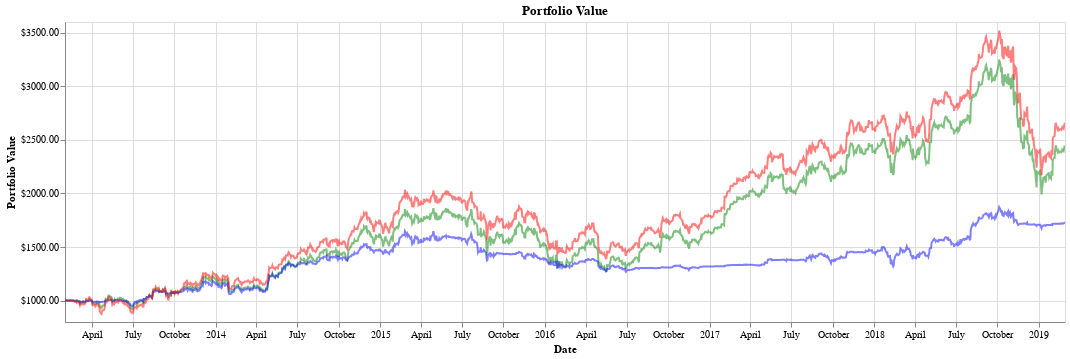

The notebook cell saved with this chart:
### Code cell
chart1 = visualize2(test_prices_plot, history, portfolio_history, portfolio_history_rand, portfolio_history_bh)
chart1

### Figure 1 — Vega-Lite specification as saved in the notebook (floating-point values rounded to 4 significant figures; data arrays with more than 128 entries replaced by an {"elided": "..."} marker saying what was removed)
{"$schema": "https://vega.github.io/schema/vega-lite/v2.6.0.json", "config": {"view": {"height": 300, "width": 400}}, "datasets": {"data-7f9fe229c8844ecd0b3ffaa9e6a7a01c": {"elided": "1529 records"}}, "height": 300, "layer": [{"data": {"name": "data-7f9fe229c8844ecd0b3ffaa9e6a7a01c"}, "encoding": {"x": {"axis": {"title": "Date"}, "field": "date", "type": "temporal"}, "y": {"axis": {"format": "$.2f", "title": "Portfolio Value"}, "field": "portfolio_history", "scale": {"clamp": true, "domain": [825.0, 3569.0]}, "type": "quantitative"}}, "mark": {"color": "green", "opacity": 0.5, "type": "line"}, "selection": {"selector004": {"bind": "scales", "encodings": ["x"], "mark": {"fill": "#333", "fillOpacity": 0.125, "stroke": "white"}, "on": "[mousedown, window:mouseup] > window:mousemove!", "resolve": "global", "translate": "[mousedown, window:mouseup] > window:mousemove!", "type": "interval", "zoom": "wheel!"}}}, {"data": {"name": "data-7f9fe229c8844ecd0b3ffaa9e6a7a01c"}, "encoding": {"x": {"field": "date", "type": "temporal"}, "y": {"axis": {"format": "$.2f", "title": "Portfolio Value"}, "field": "portfolio_history_rand", "type": "quantitative"}}, "mark": {"color": "blue", "opacity": 0.5, "type": "line"}, "selection": {"selector005": {"bind": "scales", "encodings": ["x"], "mark": {"fill": "#333", "fillOpacity": 0.125, "stroke": "white"}, "on": "[mousedown, window:mouseup] > window:mousemove!", "resolve": "global", "translate": "[mousedown, window:mouseup] > window:mousemove!", "type": "interval", "zoom": "wheel!"}}}, {"data": {"name": "data-7f9fe229c8844ecd0b3ffaa9e6a7a01c"}, "encoding": {"x": {"field": "date", "type": "temporal"}, "y": {"axis": {"format": "$.2f", "title": "Portfolio Value"}, "field": "portfolio_history_bh", "type": "quantitative"}}, "mark": {"color": "red", "opacity": 0.5, "type": "line"}, "selection": {"selector006": {"bind": "scales", "encodings": ["x"], "mark": {"fill": "#333", "fillOpacity": 0.125, "stroke": "white"}, "on": "[mousedown, window:mouseup] > window:mousemove!", "resolve": "global", "translate": "[mousedown, window:mouseup] > window:mousemove!", "type": "interval", "zoom": "wheel!"}}}], "title": "Portfolio Value", "width": 1000}
